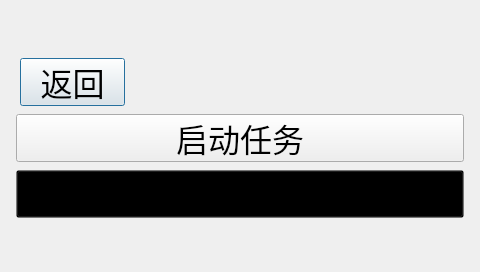
<?xml version="1.0" encoding="UTF-8"?>
<ui version="4.0">
 <class>Mission_Dialog</class>
 <widget class="QDialog" name="Mission_Dialog">
  <property name="geometry">
   <rect>
    <x>0</x>
    <y>0</y>
    <width>480</width>
    <height>272</height>
   </rect>
  </property>
  <property name="windowTitle">
   <string notr="true">Dialog</string>
  </property>
  <property name="styleSheet">
   <string notr="true"/>
  </property>
  <widget class="QPushButton" name="ReturnButton">
   <property name="geometry">
    <rect>
     <x>20</x>
     <y>58</y>
     <width>105</width>
     <height>48</height>
    </rect>
   </property>
   <property name="font">
    <font>
     <pointsize>24</pointsize>
    </font>
   </property>
   <property name="styleSheet">
    <string notr="true"/>
   </property>
   <property name="text">
    <string>返回</string>
   </property>
   <property name="icon">
    <iconset resource="picture.qrc">
     <normaloff>:/new/picture/setting_interface/return.png</normaloff>:/new/picture/setting_interface/return.png</iconset>
   </property>
   <property name="iconSize">
    <size>
     <width>21</width>
     <height>14</height>
    </size>
   </property>
  </widget>
  <widget class="QPushButton" name="StartButton">
   <property name="geometry">
    <rect>
     <x>16</x>
     <y>114</y>
     <width>448</width>
     <height>48</height>
    </rect>
   </property>
   <property name="font">
    <font>
     <pointsize>24</pointsize>
    </font>
   </property>
   <property name="styleSheet">
    <string notr="true">background-image: url(:/new/picture/mission_interface/Rectangle 250.png);
border-color: rgb(0, 150, 152);</string>
   </property>
   <property name="text">
    <string>启动任务</string>
   </property>
  </widget>
  <widget class="QPushButton" name="HistoryButton">
   <property name="geometry">
    <rect>
     <x>16</x>
     <y>170</y>
     <width>448</width>
     <height>48</height>
    </rect>
   </property>
   <property name="font">
    <font>
     <pointsize>24</pointsize>
    </font>
   </property>
   <property name="styleSheet">
    <string notr="true">background-color: rgba(0, 0, 0, 0);
border-color: rgb(0, 150, 152);
</string>
   </property>
   <property name="text">
    <string>查看任务</string>
   </property>
  </widget>
  <widget class="QLabel" name="label">
   <property name="geometry">
    <rect>
     <x>0</x>
     <y>50</y>
     <width>480</width>
     <height>220</height>
    </rect>
   </property>
   <property name="styleSheet">
    <string notr="true">background-image: url(:/new/picture/mission_interface/mission_bakg.png);</string>
   </property>
   <property name="text">
    <string/>
   </property>
  </widget>
  <zorder>label</zorder>
  <zorder>ReturnButton</zorder>
  <zorder>StartButton</zorder>
  <zorder>HistoryButton</zorder>
 </widget>
 <resources>
  <include location="picture.qrc"/>
 </resources>
 <connections>
  <connection>
   <sender>ReturnButton</sender>
   <signal>clicked()</signal>
   <receiver>Mission_Dialog</receiver>
   <slot>close()</slot>
   <hints>
    <hint type="sourcelabel">
     <x>72</x>
     <y>81</y>
    </hint>
    <hint type="destinationlabel">
     <x>239</x>
     <y>135</y>
    </hint>
   </hints>
  </connection>
 </connections>
</ui>
